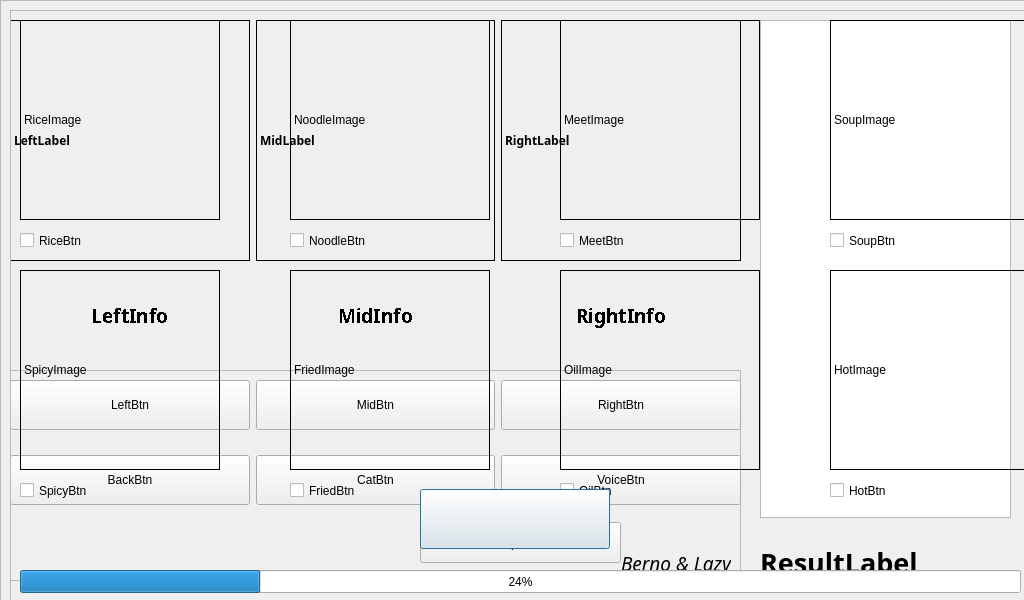
<?xml version="1.0" encoding="UTF-8"?>
<ui version="4.0">
 <class>Dialog</class>
 <widget class="QDialog" name="Dialog">
  <property name="enabled">
   <bool>true</bool>
  </property>
  <property name="geometry">
   <rect>
    <x>0</x>
    <y>0</y>
    <width>1024</width>
    <height>600</height>
   </rect>
  </property>
  <property name="windowTitle">
   <string>Dialog</string>
  </property>
  <property name="statusTip">
   <string/>
  </property>
  <widget class="QLabel" name="Background">
   <property name="geometry">
    <rect>
     <x>0</x>
     <y>0</y>
     <width>1024</width>
     <height>600</height>
    </rect>
   </property>
   <property name="sizePolicy">
    <sizepolicy hsizetype="Preferred" vsizetype="Preferred">
     <horstretch>0</horstretch>
     <verstretch>0</verstretch>
    </sizepolicy>
   </property>
   <property name="text">
    <string/>
   </property>
  </widget>
  <widget class="QPushButton" name="pushButton">
   <property name="geometry">
    <rect>
     <x>420</x>
     <y>489</y>
     <width>190</width>
     <height>60</height>
    </rect>
   </property>
   <property name="text">
    <string/>
   </property>
  </widget>
  <widget class="QFrame" name="Rmain">
   <property name="geometry">
    <rect>
     <x>0</x>
     <y>0</y>
     <width>1031</width>
     <height>601</height>
    </rect>
   </property>
   <property name="frameShape">
    <enum>QFrame::StyledPanel</enum>
   </property>
   <property name="frameShadow">
    <enum>QFrame::Raised</enum>
   </property>
   <widget class="QWidget" name="horizontalLayoutWidget">
    <property name="geometry">
     <rect>
      <x>10</x>
      <y>20</y>
      <width>731</width>
      <height>241</height>
     </rect>
    </property>
    <layout class="QHBoxLayout" name="horizontalLayout">
     <item>
      <widget class="QLabel" name="LeftLabel">
       <property name="font">
        <font>
         <family>나눔바른고딕</family>
         <weight>75</weight>
         <bold>true</bold>
        </font>
       </property>
       <property name="frameShape">
        <enum>QFrame::Box</enum>
       </property>
       <property name="text">
        <string>LeftLabel</string>
       </property>
      </widget>
     </item>
     <item>
      <widget class="QLabel" name="MidLabel">
       <property name="font">
        <font>
         <family>나눔바른고딕</family>
         <weight>75</weight>
         <bold>true</bold>
        </font>
       </property>
       <property name="frameShape">
        <enum>QFrame::Box</enum>
       </property>
       <property name="text">
        <string>MidLabel</string>
       </property>
      </widget>
     </item>
     <item>
      <widget class="QLabel" name="RightLabel">
       <property name="font">
        <font>
         <family>나눔바른고딕</family>
         <weight>75</weight>
         <bold>true</bold>
        </font>
       </property>
       <property name="frameShape">
        <enum>QFrame::Box</enum>
       </property>
       <property name="text">
        <string>RightLabel</string>
       </property>
      </widget>
     </item>
    </layout>
   </widget>
   <widget class="QWidget" name="horizontalLayoutWidget_2">
    <property name="geometry">
     <rect>
      <x>10</x>
      <y>280</y>
      <width>731</width>
      <height>71</height>
     </rect>
    </property>
    <layout class="QHBoxLayout" name="horizontalLayout_2">
     <item>
      <widget class="QLabel" name="LeftInfo">
       <property name="font">
        <font>
         <family>나눔고딕</family>
         <pointsize>14</pointsize>
         <weight>75</weight>
         <bold>true</bold>
         <stylestrategy>NoAntialias</stylestrategy>
         <kerning>false</kerning>
        </font>
       </property>
       <property name="text">
        <string>LeftInfo</string>
       </property>
       <property name="alignment">
        <set>Qt::AlignCenter</set>
       </property>
      </widget>
     </item>
     <item>
      <widget class="QLabel" name="MidInfo">
       <property name="font">
        <font>
         <family>나눔고딕</family>
         <pointsize>14</pointsize>
         <weight>75</weight>
         <bold>true</bold>
         <stylestrategy>NoAntialias</stylestrategy>
         <kerning>false</kerning>
        </font>
       </property>
       <property name="text">
        <string>MidInfo</string>
       </property>
       <property name="alignment">
        <set>Qt::AlignCenter</set>
       </property>
      </widget>
     </item>
     <item>
      <widget class="QLabel" name="RightInfo">
       <property name="font">
        <font>
         <family>나눔고딕</family>
         <pointsize>14</pointsize>
         <weight>75</weight>
         <bold>true</bold>
         <stylestrategy>NoAntialias</stylestrategy>
         <kerning>false</kerning>
        </font>
       </property>
       <property name="text">
        <string>RightInfo</string>
       </property>
       <property name="alignment">
        <set>Qt::AlignCenter</set>
       </property>
      </widget>
     </item>
    </layout>
   </widget>
   <widget class="QFrame" name="frame">
    <property name="geometry">
     <rect>
      <x>10</x>
      <y>370</y>
      <width>731</width>
      <height>211</height>
     </rect>
    </property>
    <property name="frameShape">
     <enum>QFrame::StyledPanel</enum>
    </property>
    <property name="frameShadow">
     <enum>QFrame::Raised</enum>
    </property>
    <widget class="QWidget" name="horizontalLayoutWidget_3">
     <property name="geometry">
      <rect>
       <x>0</x>
       <y>0</y>
       <width>731</width>
       <height>71</height>
      </rect>
     </property>
     <layout class="QHBoxLayout" name="horizontalLayout_3">
      <item>
       <widget class="QPushButton" name="LeftBtn">
        <property name="minimumSize">
         <size>
          <width>0</width>
          <height>50</height>
         </size>
        </property>
        <property name="text">
         <string>LeftBtn</string>
        </property>
       </widget>
      </item>
      <item>
       <widget class="QPushButton" name="MidBtn">
        <property name="minimumSize">
         <size>
          <width>0</width>
          <height>50</height>
         </size>
        </property>
        <property name="sizeIncrement">
         <size>
          <width>0</width>
          <height>0</height>
         </size>
        </property>
        <property name="text">
         <string>MidBtn</string>
        </property>
        <property name="iconSize">
         <size>
          <width>16</width>
          <height>16</height>
         </size>
        </property>
        <property name="checkable">
         <bool>false</bool>
        </property>
        <property name="default">
         <bool>false</bool>
        </property>
        <property name="flat">
         <bool>false</bool>
        </property>
       </widget>
      </item>
      <item>
       <widget class="QPushButton" name="RightBtn">
        <property name="minimumSize">
         <size>
          <width>0</width>
          <height>50</height>
         </size>
        </property>
        <property name="text">
         <string>RightBtn</string>
        </property>
       </widget>
      </item>
     </layout>
    </widget>
    <widget class="QLabel" name="label_9">
     <property name="geometry">
      <rect>
       <x>490</x>
       <y>150</y>
       <width>181</width>
       <height>31</height>
      </rect>
     </property>
     <property name="font">
      <font>
       <family>Bodoni MT</family>
       <pointsize>15</pointsize>
       <weight>50</weight>
       <italic>true</italic>
       <bold>false</bold>
       <kerning>false</kerning>
      </font>
     </property>
     <property name="text">
      <string>OpenKiosk</string>
     </property>
     <property name="alignment">
      <set>Qt::AlignBottom|Qt::AlignLeading|Qt::AlignLeft</set>
     </property>
    </widget>
    <widget class="QLabel" name="label_10">
     <property name="geometry">
      <rect>
       <x>610</x>
       <y>180</y>
       <width>111</width>
       <height>21</height>
      </rect>
     </property>
     <property name="font">
      <font>
       <family>Bodoni MT</family>
       <pointsize>14</pointsize>
       <italic>true</italic>
      </font>
     </property>
     <property name="text">
      <string>Berno &amp; Lazy</string>
     </property>
     <property name="alignment">
      <set>Qt::AlignRight|Qt::AlignTop|Qt::AlignTrailing</set>
     </property>
    </widget>
    <widget class="QLabel" name="label_11">
     <property name="geometry">
      <rect>
       <x>590</x>
       <y>170</y>
       <width>21</width>
       <height>16</height>
      </rect>
     </property>
     <property name="font">
      <font>
       <family>Bodoni MT</family>
       <pointsize>14</pointsize>
       <italic>true</italic>
      </font>
     </property>
     <property name="text">
      <string>by</string>
     </property>
    </widget>
    <widget class="QWidget" name="horizontalLayoutWidget_4">
     <property name="geometry">
      <rect>
       <x>0</x>
       <y>70</y>
       <width>731</width>
       <height>80</height>
      </rect>
     </property>
     <layout class="QHBoxLayout" name="horizontalLayout_4">
      <item>
       <widget class="QPushButton" name="BackBtn">
        <property name="minimumSize">
         <size>
          <width>0</width>
          <height>50</height>
         </size>
        </property>
        <property name="text">
         <string>BackBtn</string>
        </property>
       </widget>
      </item>
      <item>
       <widget class="QPushButton" name="CatBtn">
        <property name="minimumSize">
         <size>
          <width>0</width>
          <height>50</height>
         </size>
        </property>
        <property name="text">
         <string>CatBtn</string>
        </property>
       </widget>
      </item>
      <item>
       <widget class="QPushButton" name="VoiceBtn">
        <property name="minimumSize">
         <size>
          <width>0</width>
          <height>50</height>
         </size>
        </property>
        <property name="text">
         <string>VoiceBtn</string>
        </property>
       </widget>
      </item>
     </layout>
    </widget>
   </widget>
   <widget class="QWidget" name="verticalLayoutWidget">
    <property name="geometry">
     <rect>
      <x>760</x>
      <y>20</y>
      <width>251</width>
      <height>561</height>
     </rect>
    </property>
    <layout class="QVBoxLayout" name="verticalLayout">
     <item>
      <widget class="QListView" name="ItemList">
       <property name="cursor" stdset="0">
        <cursorShape>PointingHandCursor</cursorShape>
       </property>
      </widget>
     </item>
     <item>
      <widget class="QLabel" name="label_4">
       <property name="text">
        <string/>
       </property>
      </widget>
     </item>
     <item>
      <widget class="QLabel" name="ResultLabel">
       <property name="font">
        <font>
         <family>나눔고딕 ExtraBold</family>
         <pointsize>20</pointsize>
         <weight>75</weight>
         <bold>true</bold>
        </font>
       </property>
       <property name="text">
        <string>ResultLabel</string>
       </property>
      </widget>
     </item>
    </layout>
   </widget>
  </widget>
  <widget class="QFrame" name="mighty">
   <property name="geometry">
    <rect>
     <x>10</x>
     <y>10</y>
     <width>1021</width>
     <height>591</height>
    </rect>
   </property>
   <property name="frameShape">
    <enum>QFrame::StyledPanel</enum>
   </property>
   <property name="frameShadow">
    <enum>QFrame::Raised</enum>
   </property>
   <widget class="QLabel" name="RiceImage">
    <property name="geometry">
     <rect>
      <x>10</x>
      <y>10</y>
      <width>200</width>
      <height>200</height>
     </rect>
    </property>
    <property name="frameShape">
     <enum>QFrame::Box</enum>
    </property>
    <property name="text">
     <string>RiceImage</string>
    </property>
   </widget>
   <widget class="QLabel" name="NoodleImage">
    <property name="geometry">
     <rect>
      <x>280</x>
      <y>10</y>
      <width>200</width>
      <height>200</height>
     </rect>
    </property>
    <property name="frameShape">
     <enum>QFrame::Box</enum>
    </property>
    <property name="text">
     <string>NoodleImage</string>
    </property>
   </widget>
   <widget class="QLabel" name="MeetImage">
    <property name="geometry">
     <rect>
      <x>550</x>
      <y>10</y>
      <width>200</width>
      <height>200</height>
     </rect>
    </property>
    <property name="frameShape">
     <enum>QFrame::Box</enum>
    </property>
    <property name="text">
     <string>MeetImage</string>
    </property>
   </widget>
   <widget class="QLabel" name="SoupImage">
    <property name="geometry">
     <rect>
      <x>820</x>
      <y>10</y>
      <width>200</width>
      <height>200</height>
     </rect>
    </property>
    <property name="frameShape">
     <enum>QFrame::Box</enum>
    </property>
    <property name="text">
     <string>SoupImage</string>
    </property>
   </widget>
   <widget class="QLabel" name="SpicyImage">
    <property name="geometry">
     <rect>
      <x>10</x>
      <y>260</y>
      <width>200</width>
      <height>200</height>
     </rect>
    </property>
    <property name="frameShape">
     <enum>QFrame::Box</enum>
    </property>
    <property name="text">
     <string>SpicyImage</string>
    </property>
   </widget>
   <widget class="QLabel" name="FriedImage">
    <property name="geometry">
     <rect>
      <x>280</x>
      <y>260</y>
      <width>200</width>
      <height>200</height>
     </rect>
    </property>
    <property name="frameShape">
     <enum>QFrame::Box</enum>
    </property>
    <property name="text">
     <string>FriedImage</string>
    </property>
   </widget>
   <widget class="QLabel" name="OilImage">
    <property name="geometry">
     <rect>
      <x>550</x>
      <y>260</y>
      <width>200</width>
      <height>200</height>
     </rect>
    </property>
    <property name="frameShape">
     <enum>QFrame::Box</enum>
    </property>
    <property name="text">
     <string>OilImage</string>
    </property>
   </widget>
   <widget class="QLabel" name="HotImage">
    <property name="geometry">
     <rect>
      <x>820</x>
      <y>260</y>
      <width>200</width>
      <height>200</height>
     </rect>
    </property>
    <property name="frameShape">
     <enum>QFrame::Box</enum>
    </property>
    <property name="text">
     <string>HotImage</string>
    </property>
   </widget>
   <widget class="QProgressBar" name="progressBar">
    <property name="geometry">
     <rect>
      <x>10</x>
      <y>560</y>
      <width>1001</width>
      <height>23</height>
     </rect>
    </property>
    <property name="value">
     <number>24</number>
    </property>
   </widget>
   <widget class="QCheckBox" name="RiceBtn">
    <property name="geometry">
     <rect>
      <x>10</x>
      <y>210</y>
      <width>201</width>
      <height>41</height>
     </rect>
    </property>
    <property name="text">
     <string>RiceBtn</string>
    </property>
   </widget>
   <widget class="QCheckBox" name="NoodleBtn">
    <property name="geometry">
     <rect>
      <x>280</x>
      <y>210</y>
      <width>201</width>
      <height>41</height>
     </rect>
    </property>
    <property name="text">
     <string>NoodleBtn</string>
    </property>
   </widget>
   <widget class="QCheckBox" name="FriedBtn">
    <property name="geometry">
     <rect>
      <x>280</x>
      <y>460</y>
      <width>201</width>
      <height>41</height>
     </rect>
    </property>
    <property name="text">
     <string>FriedBtn</string>
    </property>
   </widget>
   <widget class="QCheckBox" name="SpicyBtn">
    <property name="geometry">
     <rect>
      <x>10</x>
      <y>460</y>
      <width>201</width>
      <height>41</height>
     </rect>
    </property>
    <property name="text">
     <string>SpicyBtn</string>
    </property>
   </widget>
   <widget class="QCheckBox" name="MeetBtn">
    <property name="geometry">
     <rect>
      <x>550</x>
      <y>210</y>
      <width>201</width>
      <height>41</height>
     </rect>
    </property>
    <property name="text">
     <string>MeetBtn</string>
    </property>
   </widget>
   <widget class="QCheckBox" name="OilBtn">
    <property name="geometry">
     <rect>
      <x>550</x>
      <y>460</y>
      <width>201</width>
      <height>41</height>
     </rect>
    </property>
    <property name="text">
     <string>OilBtn</string>
    </property>
   </widget>
   <widget class="QCheckBox" name="SoupBtn">
    <property name="geometry">
     <rect>
      <x>820</x>
      <y>210</y>
      <width>201</width>
      <height>41</height>
     </rect>
    </property>
    <property name="text">
     <string>SoupBtn</string>
    </property>
   </widget>
   <widget class="QCheckBox" name="HotBtn">
    <property name="geometry">
     <rect>
      <x>820</x>
      <y>460</y>
      <width>201</width>
      <height>41</height>
     </rect>
    </property>
    <property name="text">
     <string>HotBtn</string>
    </property>
   </widget>
   <widget class="QPushButton" name="CompleteBtn">
    <property name="geometry">
     <rect>
      <x>410</x>
      <y>512</y>
      <width>201</width>
      <height>41</height>
     </rect>
    </property>
    <property name="text">
     <string>CompleteBtn</string>
    </property>
   </widget>
  </widget>
  <zorder>Rmain</zorder>
  <zorder>mighty</zorder>
  <zorder>Background</zorder>
  <zorder>pushButton</zorder>
 </widget>
 <resources/>
 <connections/>
</ui>
